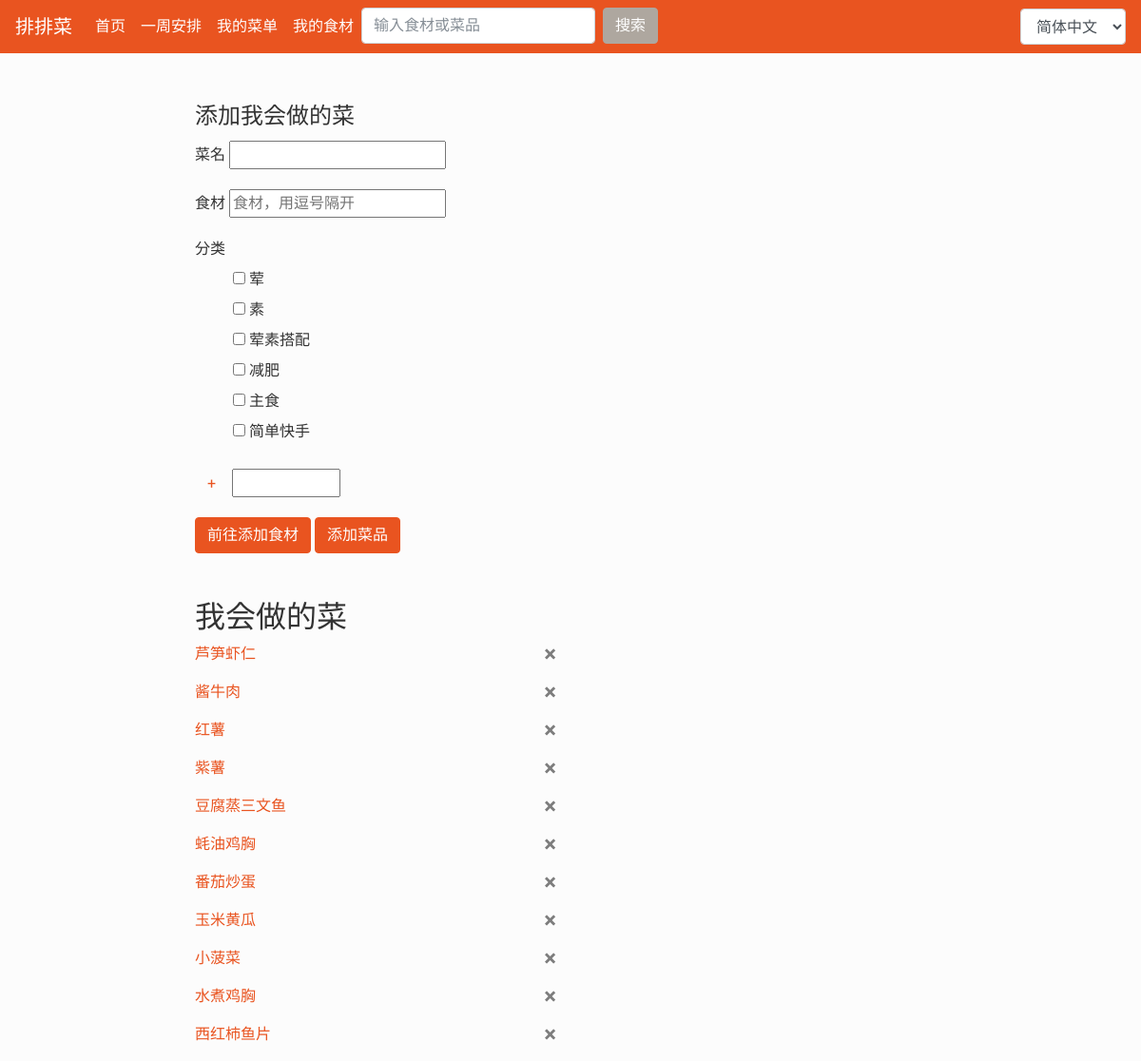
/dish/ (signed in), run on an earlier commit of the app's database.
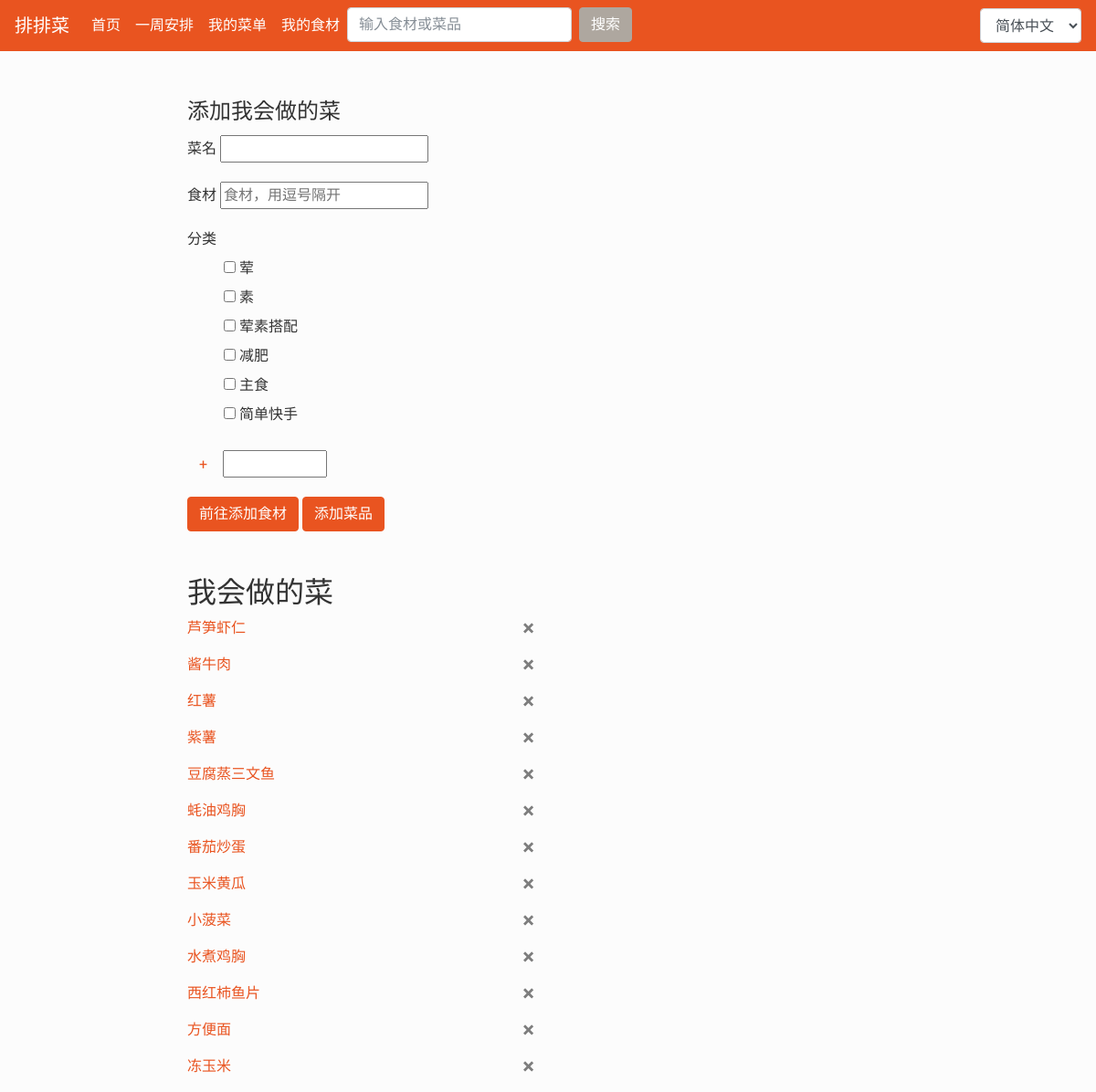
And on a later commit of the database.
### AutoGener/models.py (models this page shows, shortened)
class CanDo(models.Model):
    userid = models.IntegerField()
    name = models.CharField(max_length=100)
    type = models.ManyToManyField(DishType)
    ingre = models.ManyToManyField(CanGet, blank=True)

### AutoGener/views.py (the view, shortened to what this page needs)
# urls.py: path('dish/', views.get_dish, name='dish'),
@login_required
def get_dish(request):
    form = DishForm(user=request.user)
    currentuser = request.user
    canDolist = CanDo.objects.filter(userid=currentuser.id)
    cangetlist = CanGet.objects.filter(userid=currentuser.id)
    message = ''
    types = DishType.objects.filter(userid=currentuser.id)
    context = {'canDolist': canDolist, 'form': form, 'message': message, 'show_dishes': show_dishes,
               'types': types}
    return render(request, 'AutoGener/dishform.html', context)

### AutoGener/forms.py
class DishForm(forms.ModelForm):
    name = forms.CharField(max_length=10)
    def __init__(self, *args, **kwargs):
        self.user = kwargs.pop('user')
        super(DishForm, self).__init__(*args, **kwargs)
        self.fields['type'] = forms.ModelMultipleChoiceField(
                widget=forms.CheckboxSelectMultiple, queryset=DishType.objects.filter(userid=self.user.id))
    class Meta:
        model = CanDo
        fields = ['name', 'type']

### AutoGener/models.py (called while the page is built)
    def __str__(self):
        return self.name

### templates/AutoGener/dishform.html (shortened to what this page needs)
{% extends 'base.html' %}
{% load i18n %}
{% block main %}
<div>
<form action="/dish/" method="post">
  <fieldset>
    <legend>{% trans "添加我会做的菜" %}</legend>
    <div class="form-group">
      <label for="exampleInputPassword1">{% trans "菜名" %}</label>
      {{ form.name }}
    </div>
    <div class="form-group">
      <label for="exampleInputEmail1">{% trans "食材" %}</label>
      <form role="search" method="post" id="searchform" action="">
        <input type="text" name="dish_ingredient" placeholder="食材，用逗号隔开">
      </form>
    </div>
    <div class="form-group" id="type_list">
      <label for="exampleInputPassword1">{% trans "分类" %}</label>
      {{ form.type }}
      <form method="get" action="addtype/">
        <button type="submit" class="btn btn-link">+</button>
        <input type="text" name="new_type" style="width: 30%">
      </form>
    </div>
    <a class="btn btn-primary" target="_blank" href="{% url 'AutoGener:ingredient' %}" >{% trans "前往添加食材" %}</a>
    <button type="submit" class="btn btn-primary">{% trans "添加菜品" %}</button>
  </fieldset>
</form>
</div>
<br>
<br>
<div >
  <h2>{% trans "我会做的菜" %}</h2>
  {% for dish in canDolist %}
    <p> <a href="{% url 'AutoGener:dish_detail' dish.name%}">{{ dish.name }}</a>
    <a class="close" href="{% url 'AutoGener:dish_delete' dish.name %}" >&times;</a>
    </p>
  {% empty %}
    <div><p>{% trans "还没有会做的菜哦" %}</p></div>
  {% endfor %}
    </div>
{% endblock %}

What changed in the data, as far as the page shows it:
added CanDo: name "方便面"
added CanDo: name "冻玉米"
